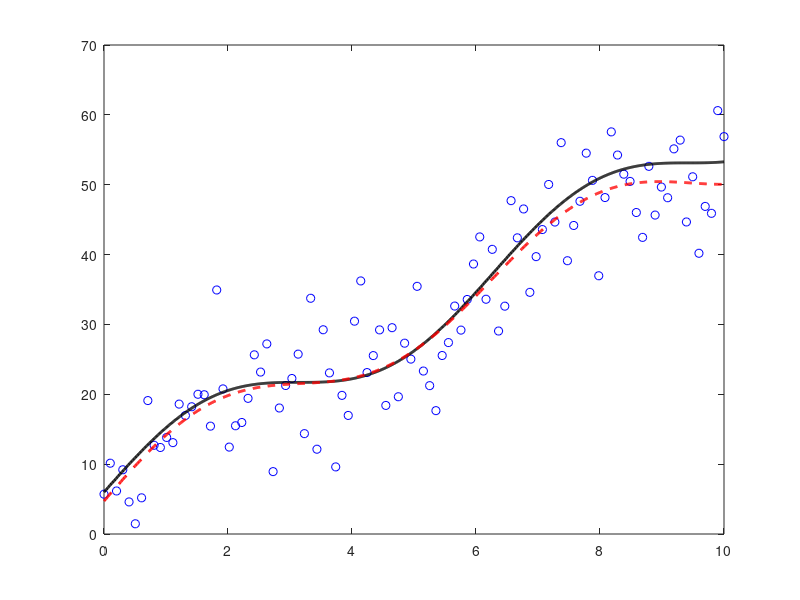
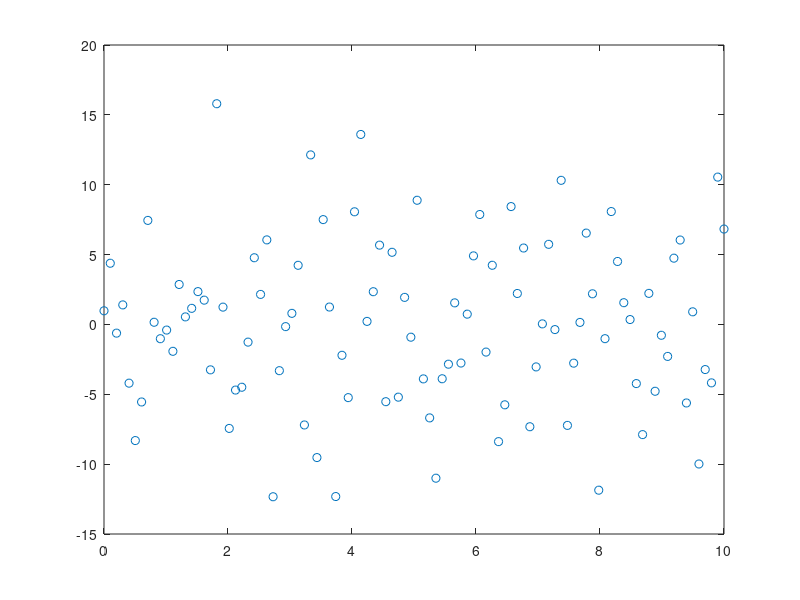

Recreate these plots in MATLAB, in order.
clear;clc;close all;
m=3;  %%% fit a line

trueslope = 5;
trueinter = 6;
n = 100;
xs = (0:(10/(n-1)):10)';

ytrue = xs*trueslope+trueinter + 5*sin(xs);
ys = ytrue + 5*randn(size(ytrue));

%%% Build Vandermonde Matrix
A = ones(size(xs));
for i = 1:m-1
    A = [A xs.^i];
end
A = [A sin(xs)];

%%% Normal Equations
AtA = A'*A;
Atb = A'*ys;

x = AtA\Atb;

errors = ys - A*x;

figure;plot(xs,ys,'bo');
xplot = 0:.01:10;
yplot = x(3)*xplot.^2+xplot*x(2)+x(1)+x(4)*sin(xplot);
yplottrue = xplot*trueslope+trueinter+5*sin(xplot);
hold on;
plot(xplot,yplottrue,'k','linewidth',2);
plot(xplot,yplot,'r--','linewidth',2);

figure;plot(xs,errors,'o');

SSE = sum(errors.^2)




